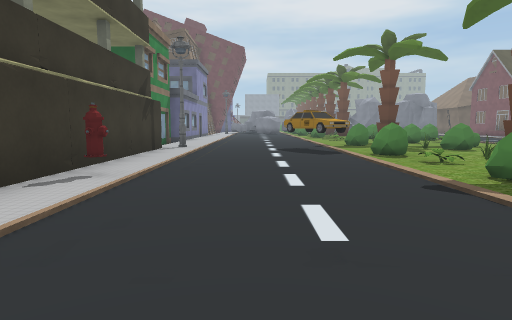
[1] (above)

24 first-person views from a walk through a 3-D level made in the Unity game engine. The camera is 1.5 m above the floor, tilts 6° down and sees 75° across. The floor is counted in squares, 2 m on a side. Each view is taken from the middle of a square. On the plan, view 1 faces up. The plan holds only what a view shows up to about 11 squares ahead; the rest is blank. The place goes on beyond the plan. The player is left out. Some animated figures are left out. Some surface patterns are stand-ins.

[2]
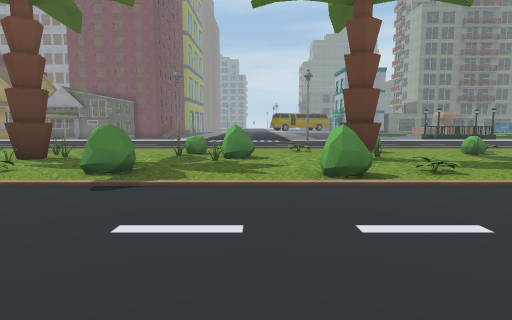

[3]
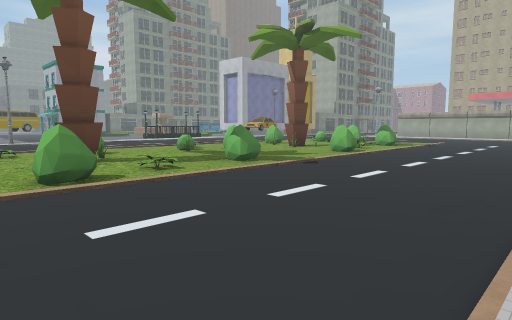

[4]
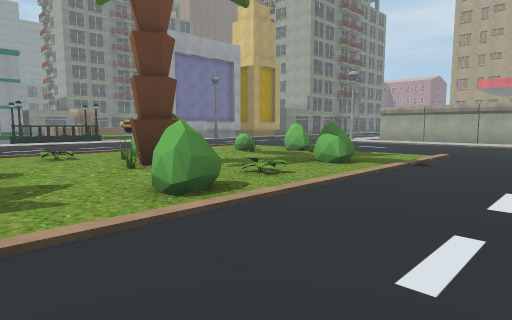

[5]
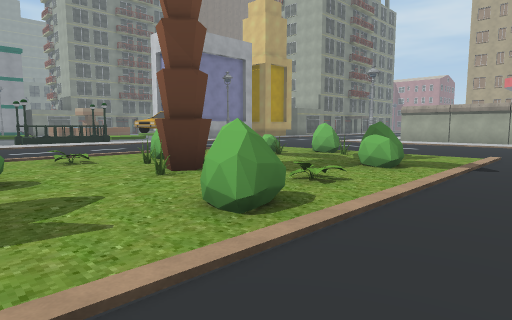

[6]
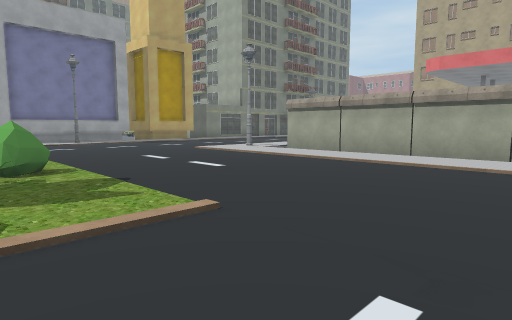

[7]
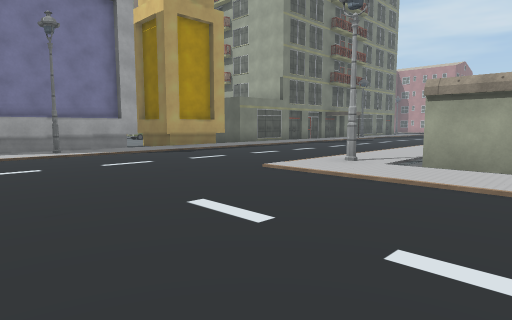

[8]
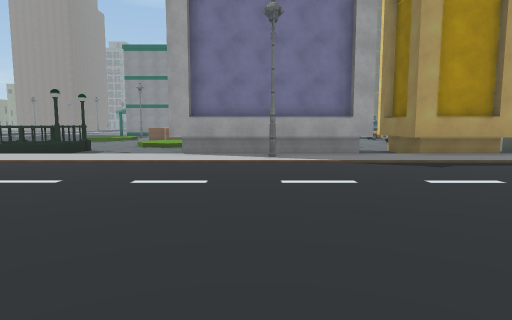

[9]
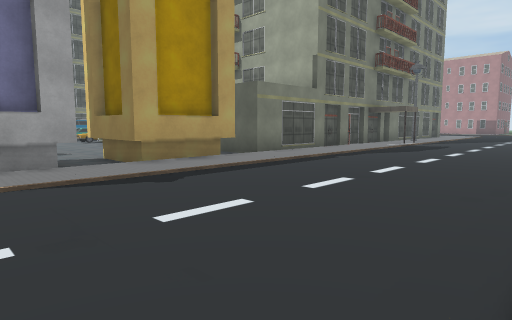

[10]
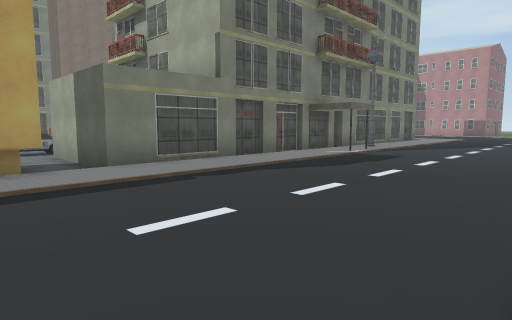

[11]
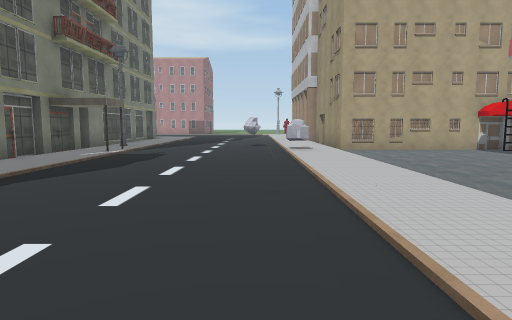

[12]
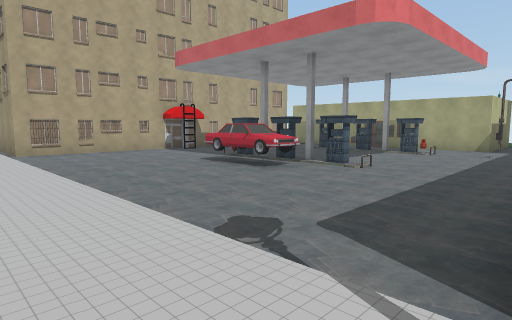

[13]
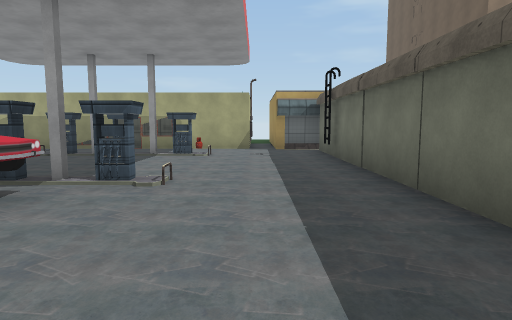

[14]
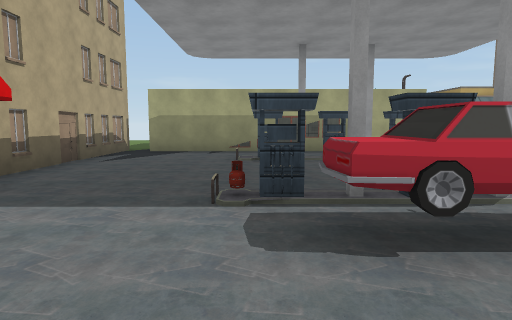

[15]
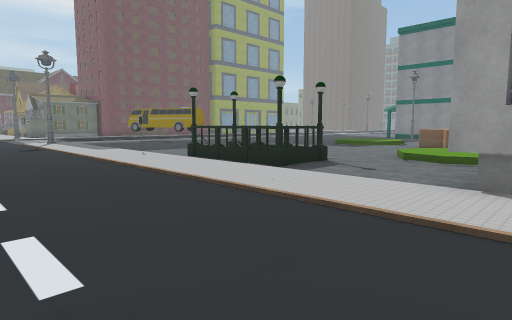

[16]
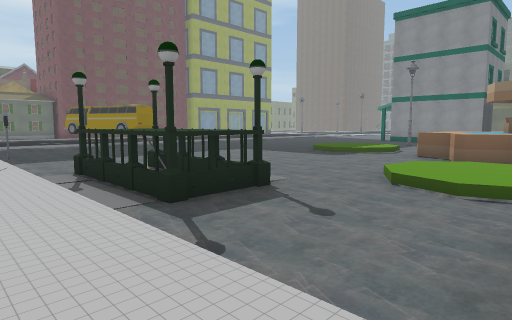

[17]
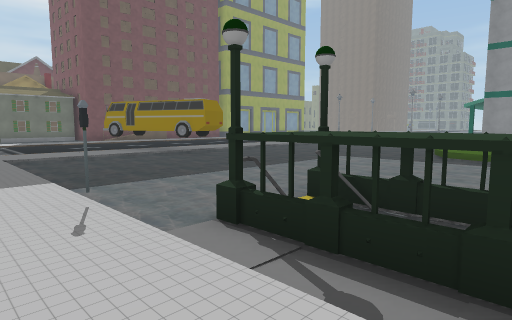

[18]
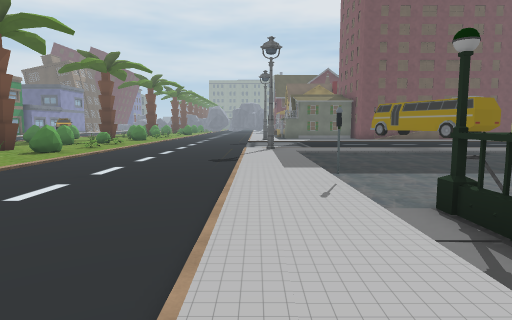

[19]
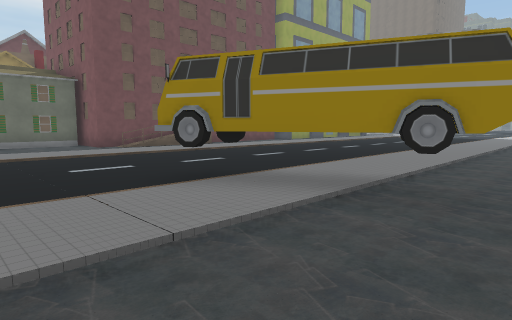

[20]
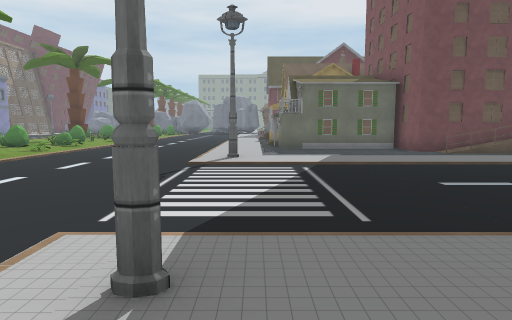

[21]
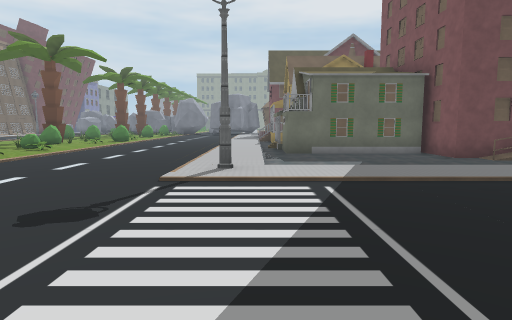

[22]
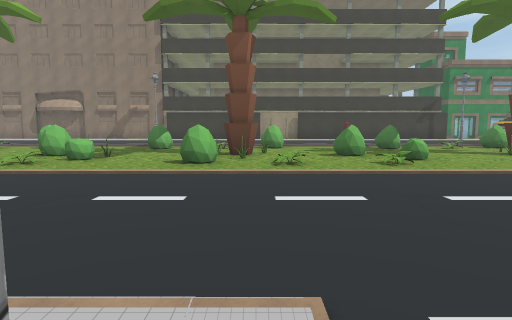

[23]
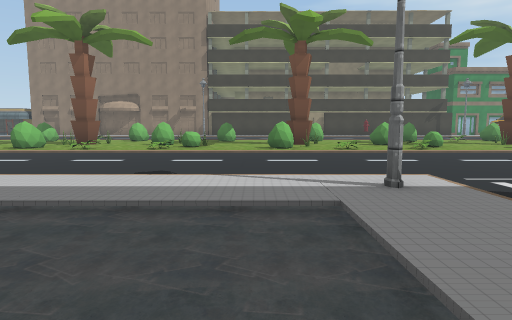

[24]
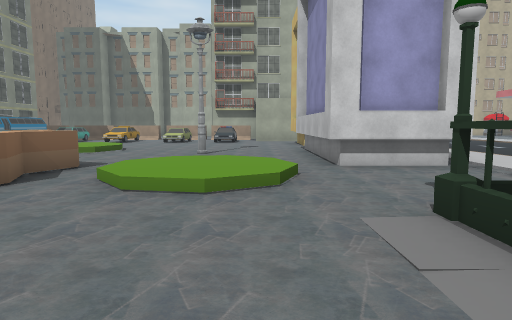

### Floor plan
Key: @ floor where view 1 was taken; # wall or solid block; x gap in a wall; . main floor; : floor 0.25 m higher than the main floor; / step, stairs or slope; ^ raised ledge; B building; S streetlight; U bush; T tree; H hydrant; C car; L ladder; R rock; A bus; O other object.
Columns run from 4 left of view 1 to 23 right of it. Each row starts with its distance up from view 1.
 11   S..O        ....  B
 10  # ...O   U  O.... /B####
  9  # ....   O   .... /....####
  8  # ....UU T   .... /.....BBB
  7  # .... OOOOO .... /......
  6  # ....     O ....S
  5  #H.... U  O.O   ..
  4  # .... U  U..   ...........
  3    ....     :O   ...........
  2  B.....U    ................
  1  B ....O    UO........AA....
  0    .@...  TO........   A
 -1    .....O T O ....S../.AA...
 -2    ......   U .... /...AA...
 -3    .....O  O.O.... /.......
 -4    ....OU  U...... /........
 -5    ....OO   :O.... /........
 -6    ....OO   OO.... /........
 -7    ....OU T OO.... O........
 -8    ....OO OOOO.... /##......
 -9    ....OO O U .... /##......
-10     ...OO     O..../##......
-11     ....OU    O..../........
-12     ...OO  UU  ... /.../:/^^
-13     ...OO U   .... /...::/.^
-14     ...OO........../##.///^^
-15     ..............  ##.   ..
-16     ..............S ##......
-17      .............  ##..S...
-18      .............  ##......
-19               .... /........
-20             S .... B#B....
-21 ############...... B   ..
-22 #............ .... B
-23 ............  .... /....C
-24 #..O........  .... /####
-25 #..#...#....  .... /#
-26 #..x...#C...  .... /#
-27 #......CC...  .... /#
-28 #..#...O....  .... /#
-29 #...........  .... /#
-30 #...........  .... /#
-31 #.....L..... R....x/#
-32 #B##########  ....S/#
-33            #   ..
-34            #

Where each view was taken, in squares from view 1:
view 1: 0 up, 0 right, facing up
view 2: 2 up, 2 left, facing right
view 3: 2 up, 2 left, facing down-right
view 4: 5 down, 0 right, facing down-right
view 5: 5 down, 1 right, facing down-right
view 6: 12 down, 0 right, facing down-right
view 7: 14 down, 5 right, facing down-right
view 8: 16 down, 7 right, facing right
view 9: 17 down, 9 right, facing down-right
view 10: 21 down, 9 right, facing down-right
view 11: 21 down, 10 right, facing down
view 12: 21 down, 9 right, facing down-left
view 13: 23 down, 7 right, facing left
view 14: 28 down, 6 right, facing left
view 15: 15 down, 11 right, facing up-right
view 16: 14 down, 14 right, facing up-right
view 17: 10 down, 14 right, facing up-right
view 18: 11 down, 14 right, facing up
view 19: 3 down, 16 right, facing up-right
view 20: 2 down, 15 right, facing up
view 21: 0 up, 15 right, facing up
view 22: 0 up, 15 right, facing left
view 23: 2 down, 18 right, facing left
view 24: 8 down, 19 right, facing down
